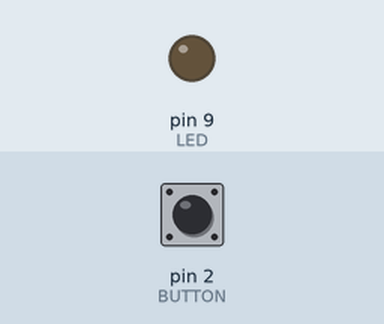
This sketch was run on a simulated Arduino Uno, built with avr-gcc and run on an emulated ATmega328P. Shown: output pins drawn as LEDs (lit = HIGH). Inputs (shaded band) come from the test bench; at power-on: pin 2 (BUTTON) LOW.

Above: at 1.2 s.
1.3 s: pin 2 (BUTTON) pulled HIGH for 0.15 s
At 1.37 s:
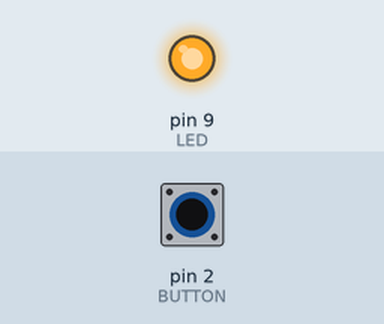
2.9 s: pin 2 (BUTTON) pulled HIGH for 3.2 s
At 6.6 s:
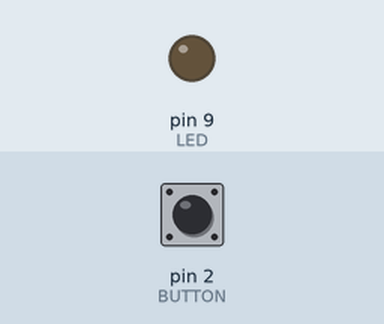
Timing chart, 0 to 8.1 s (numbered marks = the images above; inputs shaded):
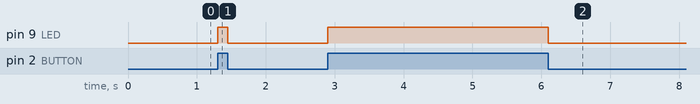

The sketch:

p011-button-led.ino
```cpp
// Project 11: Button LED
// The LED is on while the button is held down.
// The button has an external 10 k pull-down resistor.

const int BUTTON = 2;
const int LED = 9;

void setup() {
  pinMode(BUTTON, INPUT);     // this pin listens
  pinMode(LED, OUTPUT);       // this pin drives the LED
}

void loop() {
  int state = digitalRead(BUTTON);   // HIGH while pressed

  if (state == HIGH) {
    digitalWrite(LED, HIGH);
  } else {
    digitalWrite(LED, LOW);
  }
}
```

Measured:
- after the input at 1.3 s, pin 9 (LED): LOW → HIGH at once, → LOW 0.15 s later
- after the input at 2.9 s, pin 9 (LED): LOW → HIGH at once, → LOW 3.2 s later
